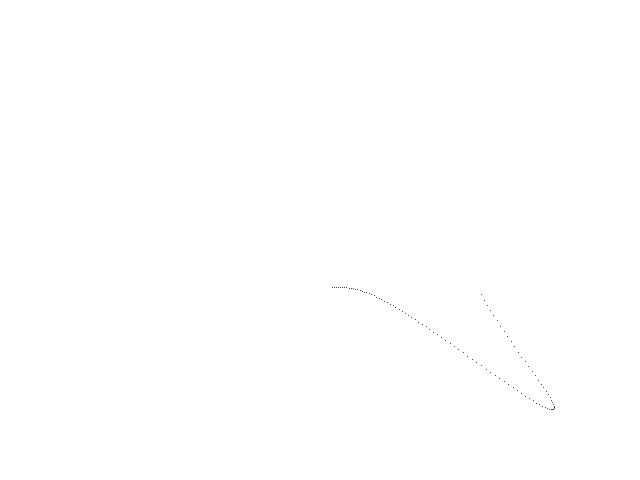
Frame 1 (no input)
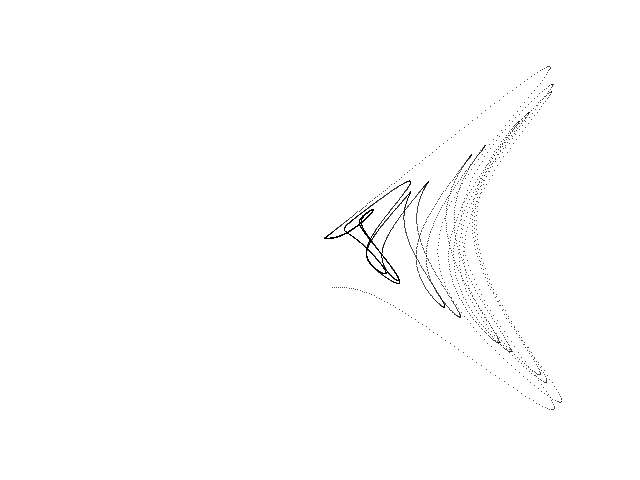
Frame 60 (the mouse pressed at the canvas centre just before this capture)
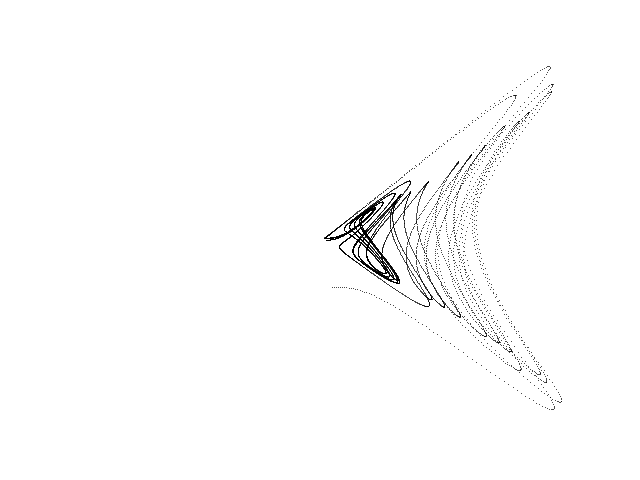
Frame 120 (the mouse held since frame 60 and released just before this capture)

The Processing sketch that drew these frames (run headless with seeded random() and noise(); from frame 60 on, the mouse is pressed at the canvas centre):

// Processing sketch: Liu_Chen
// ── Liu_Chen.pde
// Liu-Chen chaotic attractor //

  float x = 1.0;
  float y = 3.0;
  float z = 5.0;
  float dt = 0.001;
  float a = 2.4;
  float b = -3.78;
  float c = 14.0;
  float d = -11.0;
  float e = 4.0;
  float f = 5.58;
  float g = -1.0;


void setup() {
  
  size(640, 480);
  background(255);
  
}

void draw() {
  
  for (int i=0; i<100; i++) {
    
    float nx = x;
    float ny = y;
    float nz = z;
        
    x = nx + dt * (a * ny + b * nx + c * ny * nz);
    y = ny + dt * (d * ny - nz + e * nx * nz);
    z = nz + dt * (f * nz + g * nx * ny); 
  
    point(320 + (10 * x), 240 + (16 * y));
        
  }

}
